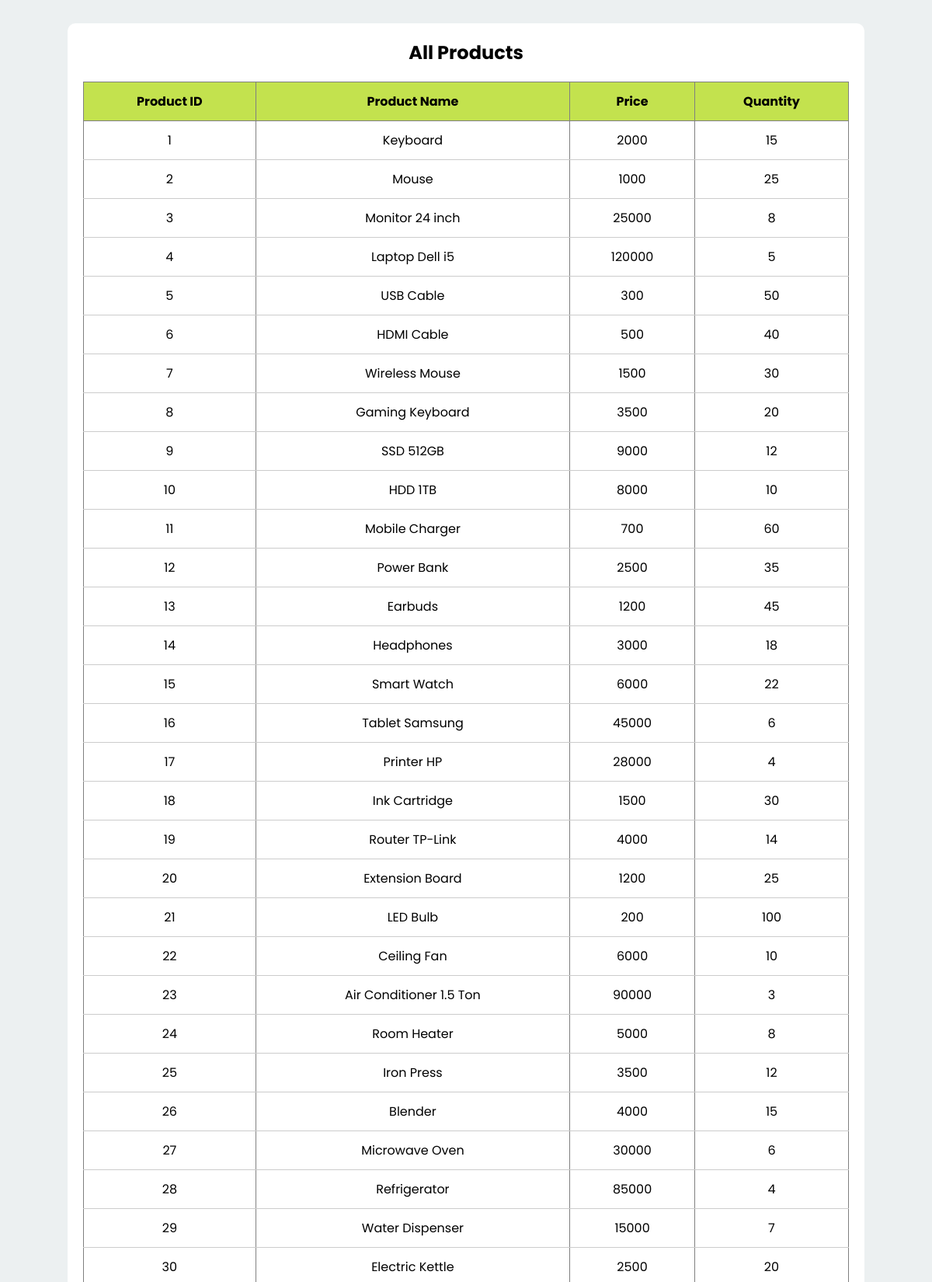
The app's page /showproducts.php (signed in, upper part) with its own data.
### tables this page shows
CREATE TABLE products (
    product_id INT PRIMARY KEY AUTO_INCREMENT,
    product_name VARCHAR(100),
    price INT,
    quantity INT
);

### showproducts.php (the view, shortened to what this page needs)
<?php
$conn = mysqli_connect("localhost","root","","inventory_system");
$query = "SELECT * FROM products";
$result = mysqli_query($conn,$query);
?>
<!DOCTYPE html>
<html>
<head>
</head>
<body>
    <div class="container">
        <h2>All Products</h2>
        <table border="1">
            <tr>
                <th>Product ID</th>
                <th>Product Name</th>
                <th>Price</th>
                <th>Quantity</th>
            </tr>
            <?php
            while($row = mysqli_fetch_assoc($result)){
            ?>
            <tr>
                <td>
                    <?php echo $row['product_id']; ?>
                </td>
                <td>
                    <?php echo $row['product_name']; ?>
                </td>
                <td>
                    <?php echo $row['price']; ?>
                </td>
                <td>
                    <?php echo $row['quantity']; ?>
                </td>
            </tr>
            <?php
            }
            ?>
        </table>
    </div>
</body>
</html>

### showproducts.php (style rules this page uses)
* { margin:0; padding:0; box-sizing:border-box; font-family:'Poppins', sans-serif; }
body { background:#ecf0f1; padding:30px; }
.container { width:90%; margin:auto; background:white; padding:20px; border-radius:10px; }
h2 { text-align:center; margin-bottom:20px; }
table { width:100%; border-collapse:collapse; }
table th { background:#c3e24e; color:BLACK; padding:12px; }
table td { padding:12px; text-align:center; border-bottom:1px solid #ccc; }

### records on screen
products: product_id "1", product_name "Keyboard", price "2000", quantity "15"
products: product_id "2", product_name "Mouse", price "1000", quantity "25"
products: product_id "3", product_name "Monitor 24 inch", price "25000", quantity "8"
products: product_id "4", product_name "Laptop Dell i5", price "120000", quantity "5"
products: product_id "5", product_name "USB Cable", price "300", quantity "50"
products: product_id "6", product_name "HDMI Cable", price "500", quantity "40"
products: product_id "7", product_name "Wireless Mouse", price "1500", quantity "30"
products: product_id "8", product_name "Gaming Keyboard", price "3500", quantity "20"
products: product_id "9", product_name "SSD 512GB", price "9000", quantity "12"
products: product_id "10", product_name "HDD 1TB", price "8000", quantity "10"
products: product_id "11", product_name "Mobile Charger", price "700", quantity "60"
products: product_id "12", product_name "Power Bank", price "2500", quantity "35"
products: product_id "13", product_name "Earbuds", price "1200", quantity "45"
products: product_id "14", product_name "Headphones", price "3000", quantity "18"
products: product_id "15", product_name "Smart Watch", price "6000", quantity "22"
products: product_id "16", product_name "Tablet Samsung", price "45000", quantity "6"
products: product_id "17", product_name "Printer HP", price "28000", quantity "4"
products: product_id "18", product_name "Ink Cartridge", price "1500", quantity "30"
products: product_id "19", product_name "Router TP-Link", price "4000", quantity "14"
products: product_id "20", product_name "Extension Board", price "1200", quantity "25"
products: product_id "21", product_name "LED Bulb", price "200", quantity "100"
products: product_id "22", product_name "Ceiling Fan", price "6000", quantity "10"
products: product_id "23", product_name "Air Conditioner 1.5 Ton", price "90000", quantity "3"
products: product_id "24", product_name "Room Heater", price "5000", quantity "8"
products: product_id "25", product_name "Iron Press", price "3500", quantity "12"
products: product_id "26", product_name "Blender", price "4000", quantity "15"
products: product_id "27", product_name "Microwave Oven", price "30000", quantity "6"
products: product_id "28", product_name "Refrigerator", price "85000", quantity "4"
products: product_id "29", product_name "Water Dispenser", price "15000", quantity "7"
products: product_id "30", product_name "Electric Kettle", price "2500", quantity "20"
